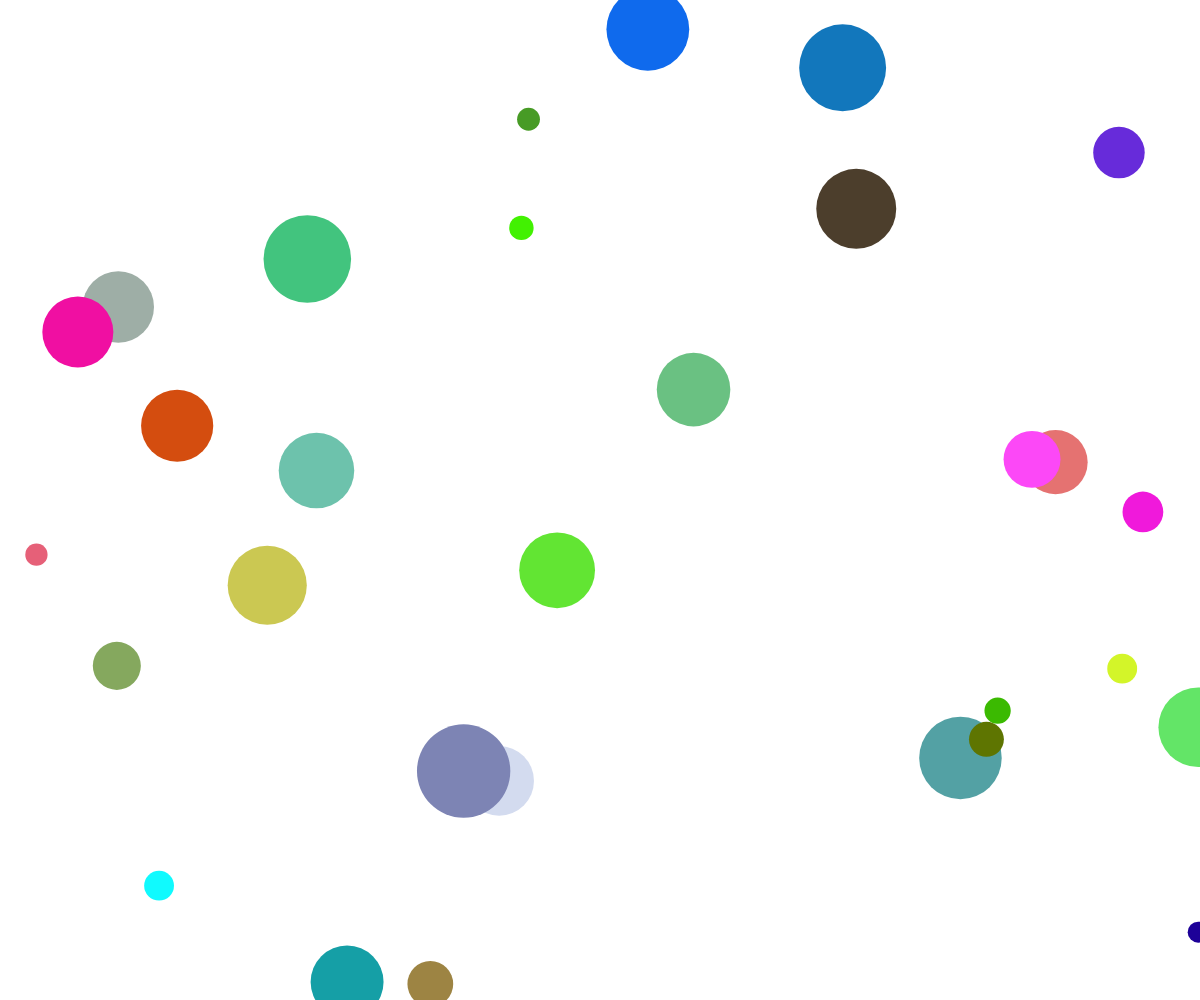
Frame 1 (no input)
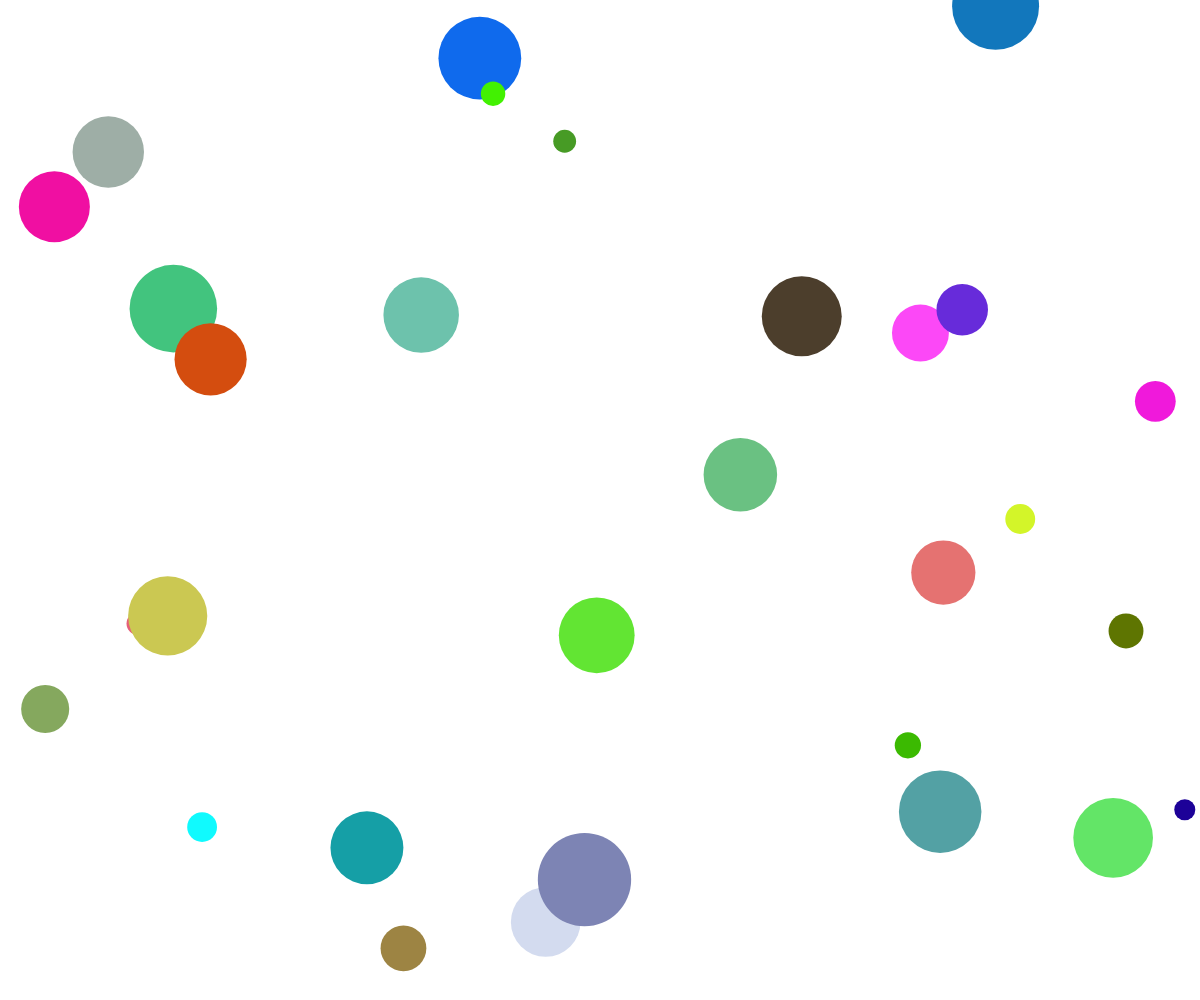
Frame 60 (no input)
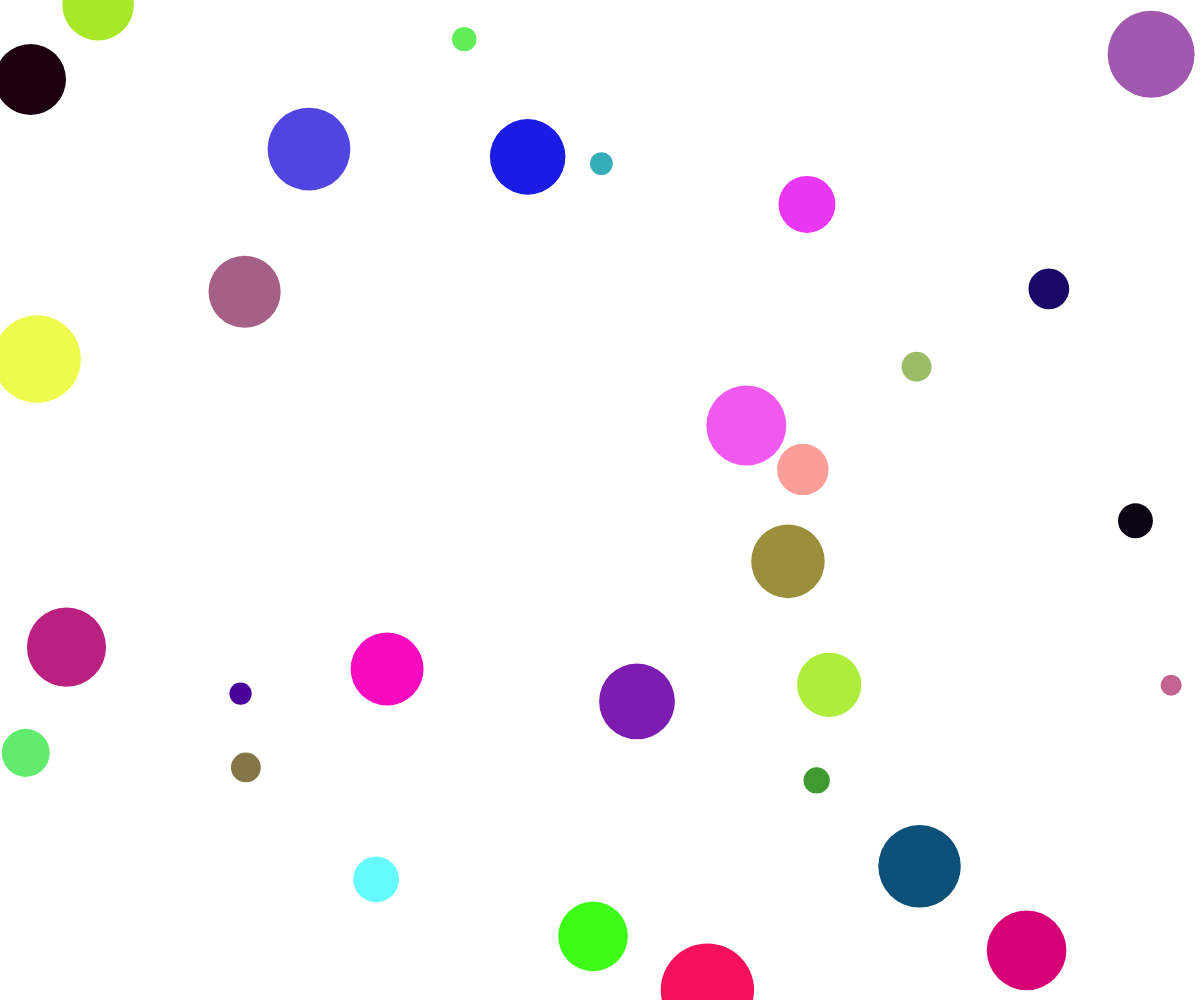
Frame 120 (the mouse pressed at the canvas centre since frame 60)

The p5.js sketch that drew these frames (run headless with seeded random() and noise() and a simulated clock; from frame 60 on, the mouse is pressed at the canvas centre):

// p5.js sketch
// ── sketch.js
let circles = [];
let numCircles = 30;

function setup() {
  createCanvas(windowWidth, windowHeight);
  noStroke();
  // Crear círculos con posiciones y colores iniciales
  for (let i = 0; i < numCircles; i++) {
    circles.push({
      x: random(width),
      y: random(height),
      radius: random(10, 50),
      xSpeed: random(-3, 3),
      ySpeed: random(-3, 3),
      color: color(random(255), random(255), random(255))
    });
  }
}

function draw() {
  background(255);

  // Actualizar y dibujar cada círculo
  for (let i = 0; i < circles.length; i++) {
    let circle = circles[i];
    
    // Actualizar posición
    circle.x += circle.xSpeed;
    circle.y += circle.ySpeed;
    
    // Rebotar en los bordes
    if (circle.x > width || circle.x < 0) {
      circle.xSpeed *= -1;
    }
    if (circle.y > height || circle.y < 0) {
      circle.ySpeed *= -1;
    }
    
    // Dibujar círculo
    fill(circle.color);
    ellipse(circle.x, circle.y, circle.radius * 2, circle.radius * 2);
  }
}

function mousePressed() {
  // Cambiar el color de todos los círculos al azar al hacer clic
  for (let i = 0; i < circles.length; i++) {
    circles[i].color = color(random(255), random(255), random(255));
  }
}

function windowResized() {
  resizeCanvas(windowWidth, windowHeight);
}
